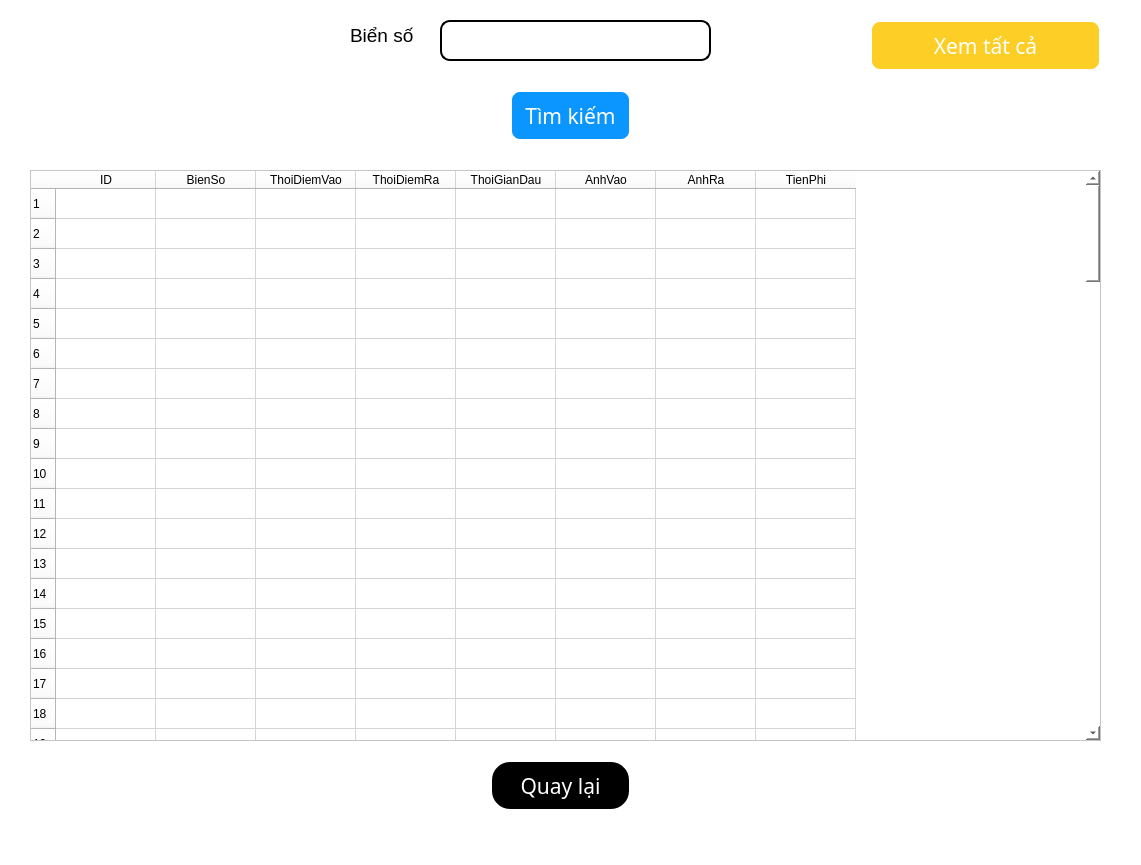
<?xml version="1.0" encoding="UTF-8"?>
<ui version="4.0">
 <class>MainWindow</class>
 <widget class="QMainWindow" name="MainWindow">
  <property name="geometry">
   <rect>
    <x>0</x>
    <y>0</y>
    <width>1141</width>
    <height>865</height>
   </rect>
  </property>
  <property name="windowTitle">
   <string>MainWindow</string>
  </property>
  <property name="styleSheet">
   <string notr="true">background-color: rgb(255, 255, 255);</string>
  </property>
  <widget class="QWidget" name="centralwidget">
   <widget class="QTableWidget" name="tableWidgetQL">
    <property name="geometry">
     <rect>
      <x>30</x>
      <y>170</y>
      <width>1071</width>
      <height>571</height>
     </rect>
    </property>
    <property name="rowCount">
     <number>100</number>
    </property>
    <row/>
    <row/>
    <row/>
    <row/>
    <row/>
    <row/>
    <row/>
    <row/>
    <row/>
    <row/>
    <row/>
    <row/>
    <row/>
    <row/>
    <row/>
    <row/>
    <row/>
    <row/>
    <row/>
    <row/>
    <row/>
    <row/>
    <row/>
    <row/>
    <row/>
    <row/>
    <row/>
    <row/>
    <row/>
    <row/>
    <row/>
    <row/>
    <row/>
    <row/>
    <row/>
    <row/>
    <row/>
    <row/>
    <row/>
    <row/>
    <row/>
    <row/>
    <row/>
    <row/>
    <row/>
    <row/>
    <row/>
    <row/>
    <row/>
    <row/>
    <row/>
    <row/>
    <row/>
    <row/>
    <row/>
    <row/>
    <row/>
    <row/>
    <row/>
    <row/>
    <row/>
    <row/>
    <row/>
    <row/>
    <row/>
    <row/>
    <row/>
    <row/>
    <row/>
    <row/>
    <row/>
    <row/>
    <row/>
    <row/>
    <row/>
    <row/>
    <row/>
    <row/>
    <row/>
    <row/>
    <row/>
    <row/>
    <row/>
    <row/>
    <row/>
    <row/>
    <row/>
    <row/>
    <row/>
    <row/>
    <row/>
    <row/>
    <row/>
    <row/>
    <row/>
    <row/>
    <row/>
    <row/>
    <row/>
    <row/>
    <column>
     <property name="text">
      <string>ID</string>
     </property>
    </column>
    <column>
     <property name="text">
      <string>BienSo</string>
     </property>
    </column>
    <column>
     <property name="text">
      <string>ThoiDiemVao</string>
     </property>
    </column>
    <column>
     <property name="text">
      <string>ThoiDiemRa</string>
     </property>
    </column>
    <column>
     <property name="text">
      <string>ThoiGianDau</string>
     </property>
    </column>
    <column>
     <property name="text">
      <string>AnhVao</string>
     </property>
    </column>
    <column>
     <property name="text">
      <string>AnhRa</string>
     </property>
    </column>
    <column>
     <property name="text">
      <string>TienPhi</string>
     </property>
    </column>
   </widget>
   <widget class="QPushButton" name="btnBack">
    <property name="geometry">
     <rect>
      <x>490</x>
      <y>760</y>
      <width>141</width>
      <height>51</height>
     </rect>
    </property>
    <property name="font">
     <font>
      <family>Century Gothic</family>
      <pointsize>16</pointsize>
     </font>
    </property>
    <property name="styleSheet">
     <string notr="true">background-color: rgb(0, 0, 0);
color: rgb(255, 255, 255);
border-style: outset;
border-width: 2px;
border-radius: 20px;
border-color: white;</string>
    </property>
    <property name="text">
     <string>Quay lại</string>
    </property>
   </widget>
   <widget class="QPushButton" name="btnXemHis">
    <property name="geometry">
     <rect>
      <x>870</x>
      <y>20</y>
      <width>231</width>
      <height>51</height>
     </rect>
    </property>
    <property name="font">
     <font>
      <family>Century Gothic</family>
      <pointsize>16</pointsize>
     </font>
    </property>
    <property name="styleSheet">
     <string notr="true">background-color: rgb(252, 206, 38);
color: rgb(255, 255, 255);
border-style: outset;
border-width: 2px;
border-radius: 10px;
border-color: white;</string>
    </property>
    <property name="text">
     <string>Xem tất cả</string>
    </property>
   </widget>
   <widget class="QLabel" name="label_14">
    <property name="geometry">
     <rect>
      <x>350</x>
      <y>20</y>
      <width>81</width>
      <height>31</height>
     </rect>
    </property>
    <property name="font">
     <font>
      <pointsize>14</pointsize>
     </font>
    </property>
    <property name="text">
     <string>Biển số</string>
    </property>
   </widget>
   <widget class="QPushButton" name="btnTim">
    <property name="geometry">
     <rect>
      <x>510</x>
      <y>90</y>
      <width>121</width>
      <height>51</height>
     </rect>
    </property>
    <property name="sizePolicy">
     <sizepolicy hsizetype="Preferred" vsizetype="Fixed">
      <horstretch>5</horstretch>
      <verstretch>0</verstretch>
     </sizepolicy>
    </property>
    <property name="font">
     <font>
      <family>Century Gothic</family>
      <pointsize>16</pointsize>
     </font>
    </property>
    <property name="styleSheet">
     <string notr="true">background-color: rgb(11, 149, 255);
color: rgb(255, 255, 255);
border-style: outset;
border-width: 2px;
border-radius: 10px;
border-color: white;</string>
    </property>
    <property name="text">
     <string>Tìm kiếm</string>
    </property>
   </widget>
   <widget class="QLineEdit" name="edtBienSo">
    <property name="geometry">
     <rect>
      <x>440</x>
      <y>20</y>
      <width>271</width>
      <height>41</height>
     </rect>
    </property>
    <property name="font">
     <font>
      <pointsize>14</pointsize>
     </font>
    </property>
    <property name="styleSheet">
     <string notr="true">color: rgb(0, 0, 0);
border-style: outset;
border-width: 2px;
border-radius: 10px;
border-color: black;
background-color: rgb(255, 255, 255);</string>
    </property>
   </widget>
   <widget class="QLabel" name="imgClear">
    <property name="geometry">
     <rect>
      <x>680</x>
      <y>30</y>
      <width>21</width>
      <height>20</height>
     </rect>
    </property>
    <property name="text">
     <string/>
    </property>
    <property name="pixmap">
     <pixmap>x.png</pixmap>
    </property>
    <property name="scaledContents">
     <bool>true</bool>
    </property>
    <property name="wordWrap">
     <bool>false</bool>
    </property>
   </widget>
  </widget>
  <widget class="QMenuBar" name="menubar">
   <property name="geometry">
    <rect>
     <x>0</x>
     <y>0</y>
     <width>1141</width>
     <height>25</height>
    </rect>
   </property>
  </widget>
  <widget class="QStatusBar" name="statusbar"/>
 </widget>
 <resources/>
 <connections/>
</ui>
